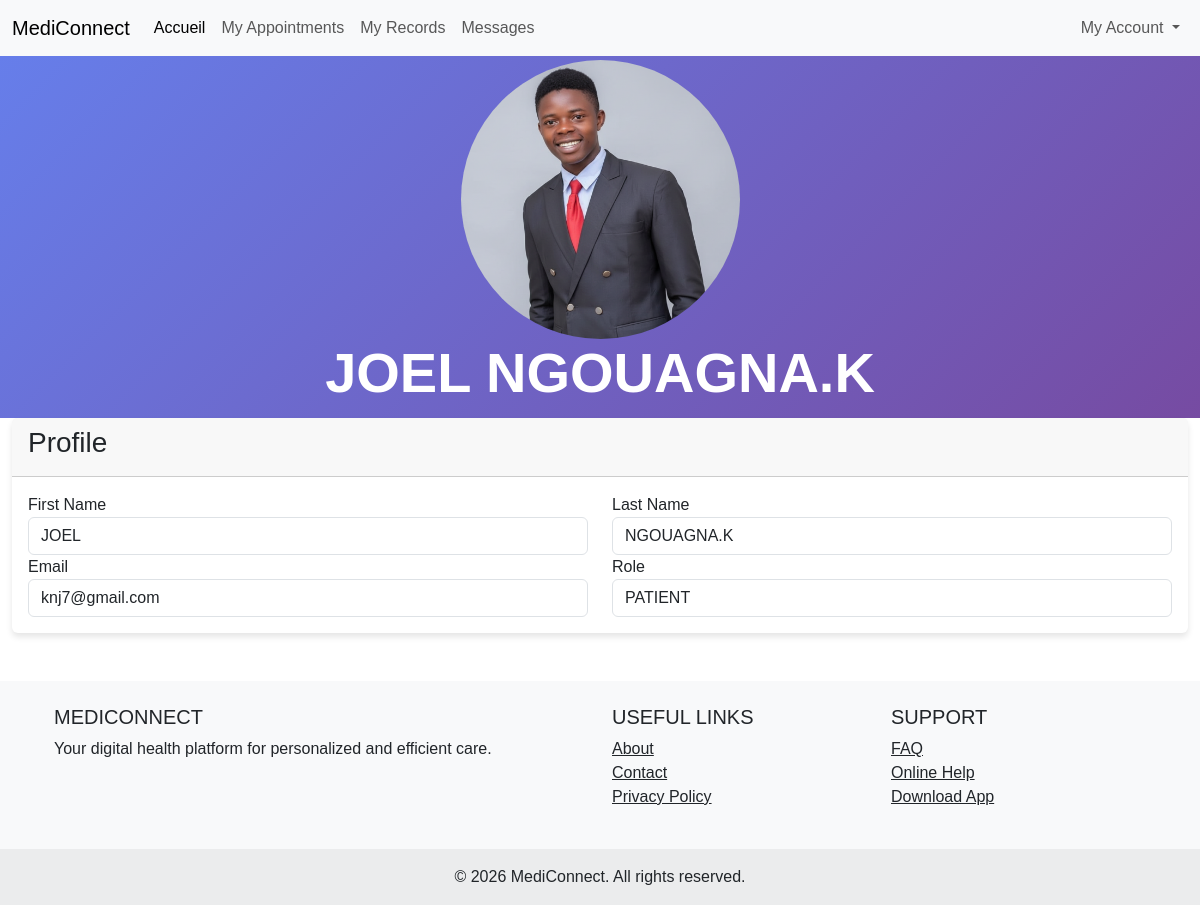
/profile/ (signed in), run on an earlier commit of the app's database.
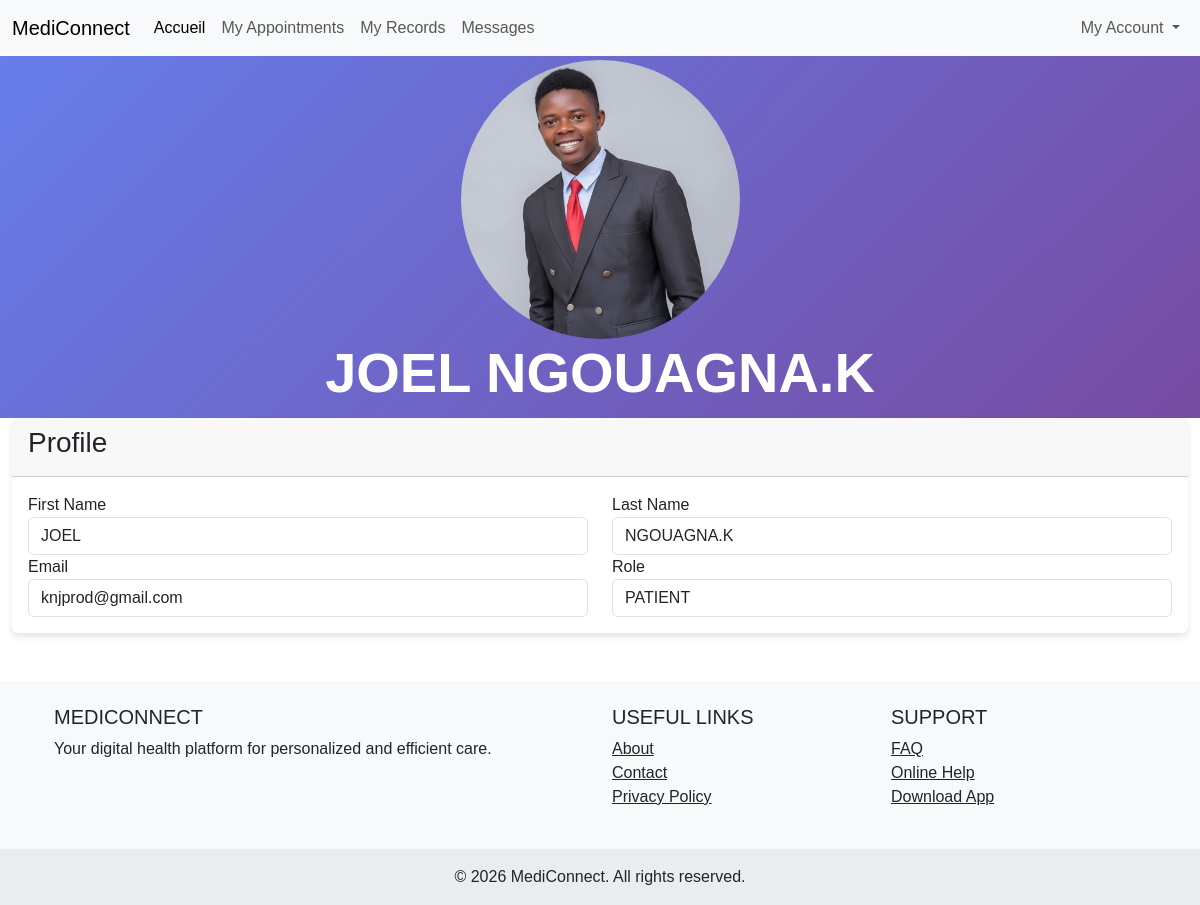
And on a later commit of the database.
### MediConnect/models.py (models this page shows, shortened)
class User(AbstractUser):
    groups = models.ForeignKey(
        'auth.Group',
        verbose_name='groups',
        blank=True,
        null=True,
        help_text='The groups this user belongs to.',
        related_name='mediconnect_user_set',
        related_query_name='mediconnect_user',
        on_delete=models.CASCADE
    )
    user_permissions = models.ForeignKey(
        'auth.Permission',
        verbose_name='user permissions',
        blank=True,
        null=True,
        help_text='Specific permissions for this user.',
        related_name='mediconnect_user_set',
        related_query_name='mediconnect_user',
        on_delete=models.CASCADE
    )
    id = models.CharField(max_length=36, primary_key=True, default=generate_uuid_pk, editable=False)
    email = models.EmailField(unique=True, blank=False, null=False)
    role = models.CharField(
        max_length=20,
        choices=UserRole.choices,
        default=UserRole.PATIENT  # Rôle par défaut
    )
    first_name = models.CharField(max_length=150, blank=True)
    last_name = models.CharField(max_length=150, blank=True)
    phone_number = models.CharField(max_length=20, blank=True, null=True)
    address = models.TextField(blank=True, null=True)
    created_at = models.DateTimeField(auto_now_add=True)
    updated_at = models.DateTimeField(auto_now=True)
    is_active = models.BooleanField(default=True)  # Pour activer/désactiver le compte
    is_staff = models.BooleanField(default=False)  # Si l'utilisateur peut accéder à l'interface d'administration
    bio = models.TextField(blank=True, null=True)
    is_verified = models.BooleanField(default=False, verbose_name='Email vérifié')
    verification_code = models.CharField(max_length=6, null=True, blank=True, verbose_name='Code de vérification')
    verification_code_created_at = models.DateTimeField(null=True, blank=True, verbose_name='Date de création du code')
    profile_picture = models.ImageField(upload_to='profile_pictures/', blank=True, null=True)
    USERNAME_FIELD = 'email'
    REQUIRED_FIELDS = []
    objects = CustomUserManager()  # Utilise notre gestionnaire d'utilisateurs personnalisé
    class Meta:
        verbose_name = "Utilisateur"
        verbose_name_plural = "Utilisateurs"
        indexes = [
            models.Index(fields=['email']),
            models.Index(fields=['role']),
        ]

### MediConnect/views.py (the view)
# urls.py: path('profile/',profile,name='profile'),
@login_required(login_url="login")
def profile(request):
    user = request.user
    return render(request, 'MediConnect/profile.html', {'user': user})

### MediConnect/models.py (called while the page is built)
def generate_uuid_pk():
    return str(uuid.uuid4())

    def save(self, *args, **kwargs):
        if self.is_primary and self.user:
            Device.objects.filter(user=self.user, is_primary=True).exclude(pk=self.pk).update(is_primary=False)
        if self.user_id and self.session_key:
            self.session_key = None
        super().save(*args, **kwargs)
        if self.user and not self.is_primary and not Device.objects.filter(
            user=self.user, is_primary=True
        ).exclude(pk=self.pk).exists():
            self.is_primary = True
            self.save(update_fields=['is_primary'])

### MediConnect/templates/MediConnect/profile.html
{% extends 'base.html' %}
{% block content %}
<section class="hero-section pt-1 pb-1">
    <div class="container text-center">
        {% if user.profile_picture %}
            <img src="{{ user.profile_picture.url }}" alt="Profile Picture" class="img-fluid rounded-circle w-25 h-25">
        {% else %}
            <img src="https://via.placeholder.com/150" alt="Profile Picture" class="img-fluid rounded-circle w-25 h-25">
        {% endif %}
    <h3 class="display-4 fw-bold">{{ user.first_name }} {{ user.last_name }}</h3>
    </div>
</section>
<section class="content">
    <div class="container-fluid">
        <div class="row">
            <div class="col-md-12">
                <div class="card">
                    <div class="card-header">
                        <h3 class="card-title">Profile</h3>
                    </div>
                    <div class="card-body">
                        <div class="row">
                            <div class="col-md-6">
                                <div class="form-group">
                                    <label for="first_name">First Name</label>
                                    <input type="text" class="form-control" id="first_name" value="{{ user.first_name }}">
                                </div>
                            </div>
                            <div class="col-md-6">
                                <div class="form-group">
                                    <label for="last_name">Last Name</label>
                                    <input type="text" class="form-control" id="last_name" value="{{ user.last_name }}">
                                </div>
                            </div>
                        </div>
                        <div class="row">
                            <div class="col-md-6">
                                <div class="form-group">
                                    <label for="email">Email</label>
                                    <input type="email" class="form-control" id="email" value="{{ user.email }}">
                                </div>
                            </div>
                            <div class="col-md-6">
                                <div class="form-group">
                                    <label for="role">Role</label>
                                    <input type="text" class="form-control" id="role" value="{{ user.role }}">
                                </div>
                            </div>
                        </div>
                    </div>
                </div>
            </div>
        </div>
    </div>
</section>
{% endblock %}

What changed in the data, as far as the page shows it:
changed User "JOEL": email "knj7@gmail.com" → "knjprod@gmail.com"
